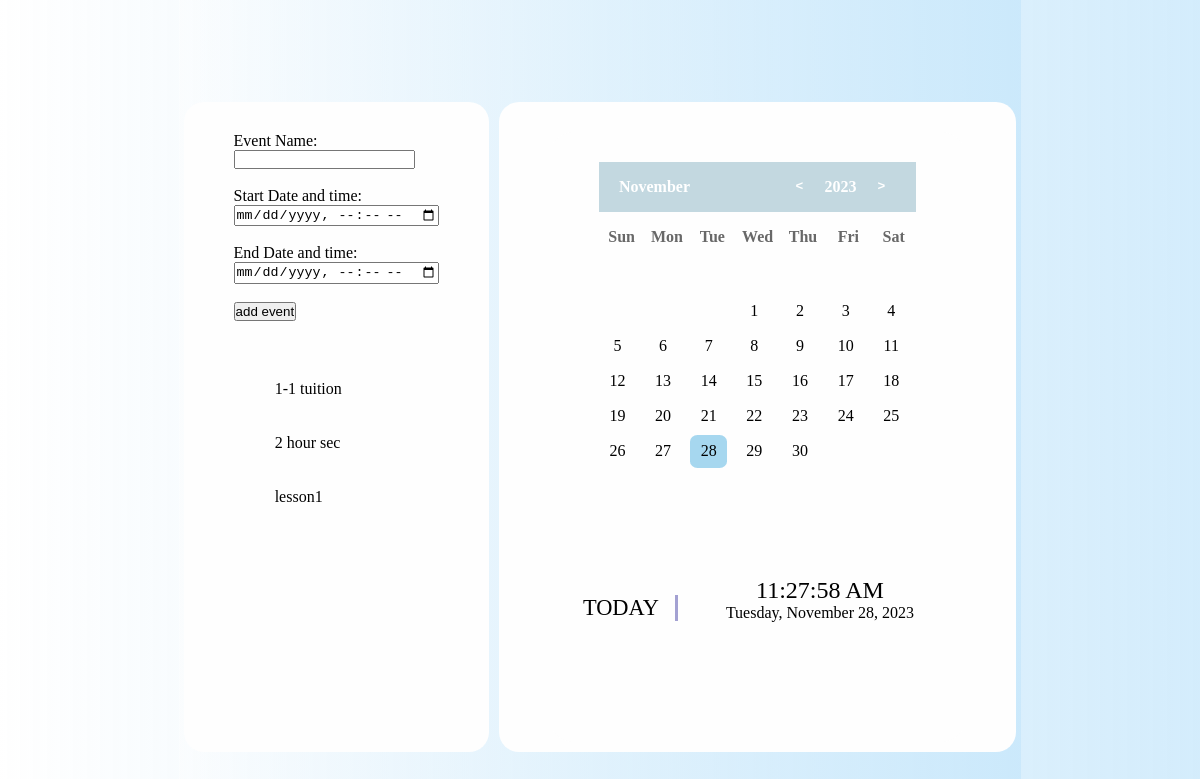
Before: / with the older database file.
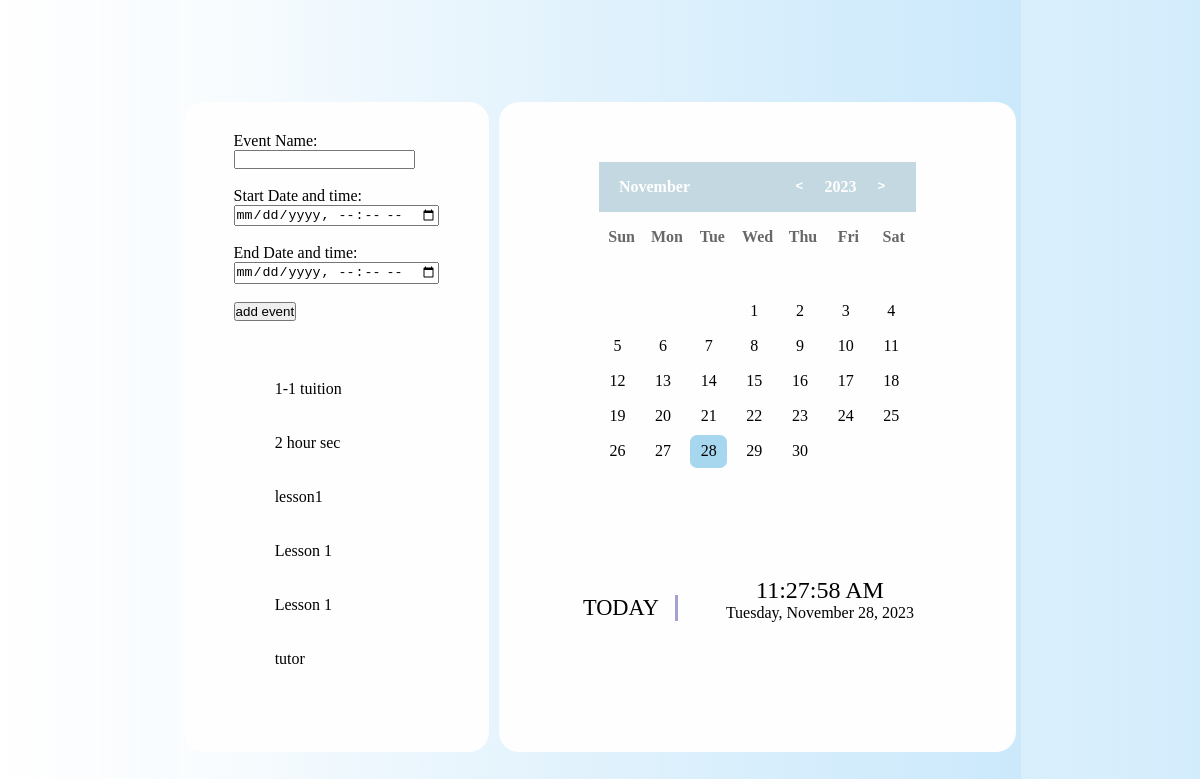
After: the same page with the newer database file.
### schedulling/models.py (models this page shows, shortened)
class Event(models.Model):
    eventname = models.CharField(max_length=200)
    start_date_time = models.DateTimeField(auto_now=False, auto_now_add=False)
    end_date_time = models.DateTimeField(auto_now=False, auto_now_add=False)

### schedulling/views.py (the view)
# urls.py: path('', homepage, name="home"),
def homepage(request):
    events_list = Event.objects.all()
    if request.method=="POST":
        form = ScheduleFrom(request.POST)
        eventN = request.POST["name"]
        sdtF= request.POST["sdt"]
        edtF = request.POST["edt"]
        obj = Event(
            eventname = eventN, #form.cleaned_data["name"],
            start_date_time = sdtF, #form.cleaned_data["sdt"],
            end_date_time = edtF #form.cleaned_data["edt"]
        )
        obj.save()
        print("printed")
    else:
        form = ScheduleFrom()
    context = {"events" :events_list, "form":form}
    return render(request, "Official_calendar/index.html", context)

### schedulling/forms.py
class ScheduleFrom(forms.ModelForm):
    class Meta:
        model = Event
        fields = '__all__'
        widgets = {
            'start_date_time':AdminDateWidget(),
            'end_date_time':AdminDateWidget(),
        }

### schedulling/templates/Official_calendar/index.html (shortened to what this page needs)
{% load static %}
<html lang="en">
  <head>
    <link rel="stylesheet" href="{% static 'css/style.css' %}">
  </head>
  <body>
    <div class="contianer">
      <div class="row">
        <div class="column">
        <div class="columnForm">
          <form method="POST">
             <label for="name"> Event Name:</label><br>
            <input type="text" id="name" name="name"><br>
            <br>
            <label for="sdt">Start Date and time:</label><br>
            <input type="datetime-local" id="sdt" name="sdt"><br>
            <br>
          <div class="columnForm2">
             <label for="edt"> End Date and time:</label><br>
            <input type="datetime-local" id="edt" name="edt">
          </div>
            <br>
            <input type="submit" value="add event">
          </form>
        </div>
      <div class="eventsList">
          {% for event in events %}
          <br>
            <p>{{event.eventname}}</p>
            <br>
          {% endfor %}
      </div>
        </div>
        <div class="column">
          <div class="calendar">
            <div class="calendar-header">
              <span class="month-picker" id="month-picker"> May </span>
              <div class="year-picker" id="year-picker">
                <span class="year-change" id="pre-year">
                  <pre><</pre>
                </span>
                <span id="year">2020 </span>
                <span class="year-change" id="next-year">
                  <pre>></pre>
                </span>
              </div>
            </div>
            <div class="calendar-body">
              <div class="calendar-week-days">
                <div>Sun</div>
                <div>Mon</div>
                <div>Tue</div>
                <div>Wed</div>
                <div>Thu</div>
                <div>Fri</div>
                <div>Sat</div>
              </div>
              <div class="calendar-days">
              </div>
            </div>
            <div class="calendar-footer">
            </div>
            <div class="date-time-formate">
              <div class="day-text-formate">TODAY</div>
              <div class="date-time-value">
                <div class="time-formate">02:51:20</div>
                <div class="date-formate">23 - july - 2022</div>
              </div>
            </div>
          </div>
        </div>
      </div>
    </div>
  </body>
</html>

### static/css/style.css (style rules this page uses)
.column { float: left; height: 650px; background-color: rgb(254, 254, 254); border-radius: 20px; overflow: auto; padding: 30px 50px 0px 50px; font-family: var(--font-family); margin: 5px; grid-auto-columns: max-content; }
.eventsList { font-family: var(--font-family); padding: 20%; max-height: 375px; overflow-y: auto; }
:root { --dark-text: #000000; --light-body: #f3f8fe; --light-main: #fdfdfd; --light-second: #000000; --light-hover: #f0f0f0; --light-text: #ffffff; --light-btn: rgba(131, 199, 233, 0.719); --blue: #0000ff; --white: #fff; --shadow: rgba(255, 255, 255, 0.2) 0px 7px 29px 0px; --font-family: consolas; }
* { padding: 0; margin: 0; box-sizing: border-box; }
html, body { place-items: center; font-family: var(--font-family); background:linear-gradient(to right, #fefefe6b, rgba(199, 231, 251, 0.771)); overflow: hidden; }
.contianer { width: max-content; height: max-content; position: relative; display: flex; padding: 2% 0px 0px 0px; justify-content: center; top: 10%; right: 0%; width: 100%; height: 100%; }
.calendar { height: 610px; width: max-content; background-color: rgb(254, 254, 254); border-radius: 25px; overflow: hidden; padding: 30px 50px 0px 50px; }
.calendar { box-shadow: var(--shadow); }
.calendar-header { background: rgb(195, 216, 224); display: flex; justify-content: space-between; align-items: center; font-weight: 700; color: var(--white); padding: 10px; }
.calendar-body { pad: 10px; }
.calendar-week-days { display: grid; grid-template-columns: repeat(7, 1fr); font-weight: 600; cursor: pointer; color:rgb(104, 104, 104); }
.calendar-week-days div { display: grid; place-items: center; color: var(--bg-second); height: 50px; }
.calendar-days { display: grid; grid-template-columns: repeat(7, 1fr); gap: 2px; color: var(--color-txt); }
.month-picker { padding: 5px 10px; border-radius: 10px; cursor: pointer; }
.year-picker { display: flex; align-items: center; }
.year-change { height: 30px; width: 30px; border-radius: 50%; display: grid; place-items: center; margin: 0px 10px; cursor: pointer; }
.calendar-footer { padding: 10px; display: flex; justify-content: flex-end; align-items: center; }
.date-time-formate { width: max-content; height: max-content; font-family: Dubai Light, Century Gothic; position: relative; display: inline; top: 140px; justify-content: center; }
.day-text-formate { font-family: Microsoft JhengHei UI; font-size: 1.4rem; padding-right: 5%; border-right: 3px solid #a3a1d2; position: absolute; left: -1rem; }
.date-time-value { display: block; height: max-content; width: max-content; position: relative; left: 40%; top: -18px; text-align: center; }
.time-formate { font-size: 1.5rem; }

Changed rows visible on the page:
added Event: eventname "Lesson 1"
added Event: eventname "Lesson 1"
added Event: eventname "tutor"
